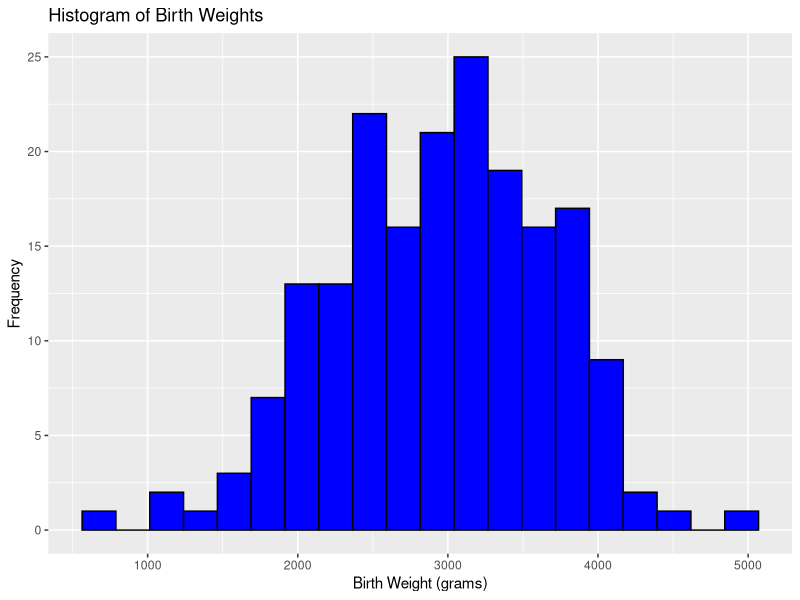

Write the R code that produced this figure.
## ---- chunk 1
#| include: false

library(haven)
library(dplyr)
library(ggplot2)

# Load the dataset
lowbwt <- read_sav("datasets/lowbwt.sav")
## ---- chunk 2
mean_bwt <- mean(lowbwt$bwt, na.rm = TRUE)
sd_bwt <- sd(lowbwt$bwt, na.rm = TRUE)
se_bwt <- sd_bwt / sqrt(sum(!is.na(lowbwt$bwt)))
## ---- chunk 3
#| include: false

n <- sum(!is.na(lowbwt$bwt))
t_value <- qt(0.975, df = n - 1)
lower_ci <- mean_bwt - t_value * se_bwt
upper_ci <- mean_bwt + t_value * se_bwt

c(lower_ci, upper_ci)
## ---- chunk 4
t_test_result <- t.test(lowbwt$bwt, mu = 3000)
t_test_result
## ---- chunk 5
ggplot(lowbwt, aes(x = bwt)) +
  geom_histogram(fill = "blue", color = "black", bins = 20) +
  labs(title = "Histogram of Birth Weights", x = "Birth Weight (grams)", y = "Frequency")
## ---- chunk 6
# Calculate the frequency of each category of the 'low' variable
freq_table <- table(lowbwt$low)
freq_table
## ---- chunk 7
binom_test_result <- binom.test(sum(lowbwt$low == 1, na.rm = TRUE),
                                length(na.omit(lowbwt$low)),
                                p = 0.30)
binom_test_result
## ---- chunk 8
#| echo: true

binom_test_result <- binom.test(128, 200, p = 0.50)
binom_test_result
